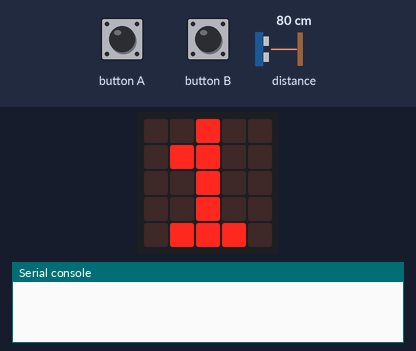
The program below on a simulated BBC micro:bit (MakeCode). Shown: the board's 5×5 LED display, the last lines printed to the serial console. The inputs (shaded band) are chosen by the test bench; at power-on: distance to the obstacle 80 cm. No radio messages arrive unless stated (any console line starting 'radio sent:' is added by the test bench); the 48×5 strip is a reading aid, not a part: it shows the text the display is scrolling, unrolled, one strip-width of it at a time.

Above: at 1.2 s.
1.3 s: button A pressed for 0.15 s
At 1.8 s:
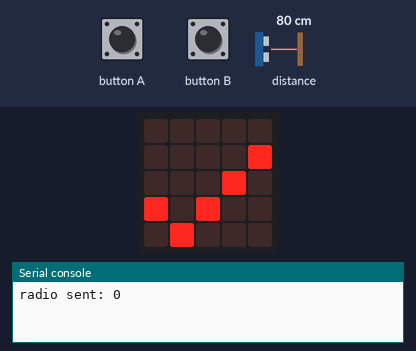
At 4.5 s:
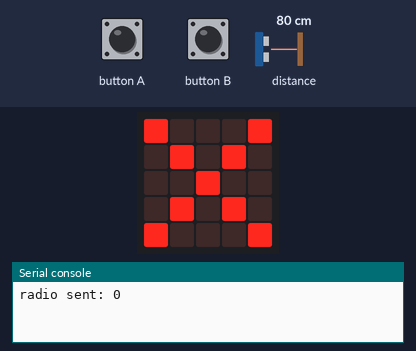
Timing chart, 0 to 6.0 s (numbered marks = the images above; inputs shaded):
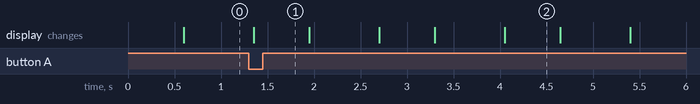

The program:

main.ts
```typescript
radio.onReceivedNumber(function (receivedNumber) {
    if (receivedNumber == 0) {

    } else {

    }
})
input.onButtonPressed(Button.A, function () {
    radio.sendNumber(0)
})
function sensor2 () {
    distanciasensor2 = sonar.ping(
    DigitalPin.P2,
    DigitalPin.P3,
    PingUnit.Centimeters
    )
    return distanciasensor2
}
function sensor1 () {
    distanciasensor1 = sonar.ping(
    DigitalPin.P0,
    DigitalPin.P1,
    PingUnit.Centimeters
    )
    return distanciasensor1
}
input.onButtonPressed(Button.B, function () {
    radio.sendNumber(1)
})
let distanciasensor2 = 0
let distanciasensor1 = 0
distanciasensor1 = 0
distanciasensor2 = 0
let acumulado = 0
basic.forever(function () {
    radio.setGroup(1)
    if (acumulado >= 3) {
        basic.showIcon(IconNames.No)
    } else {
        basic.showIcon(IconNames.Yes)
    }
})
basic.forever(function () {
    distanciasensor1 = sensor1()
    distanciasensor2 = sensor2()
    if (distanciasensor1 > 40 && distanciasensor2 > 40) {
        acumulado += 1
    } else if (distanciasensor2 < 40 && distanciasensor1 > 40) {
        acumulado += -1
    } else {
        acumulado += 0
    }
    basic.showNumber(acumulado)
})
```

test.ts
```typescript
// aquí va el archivo "tests"; esto no se compilará cuando este paquete se utilice como una extensión.
```

Measured:
- what the display in image 2 shows lasts 0.6 s, from 4.1 s to 4.7 s
